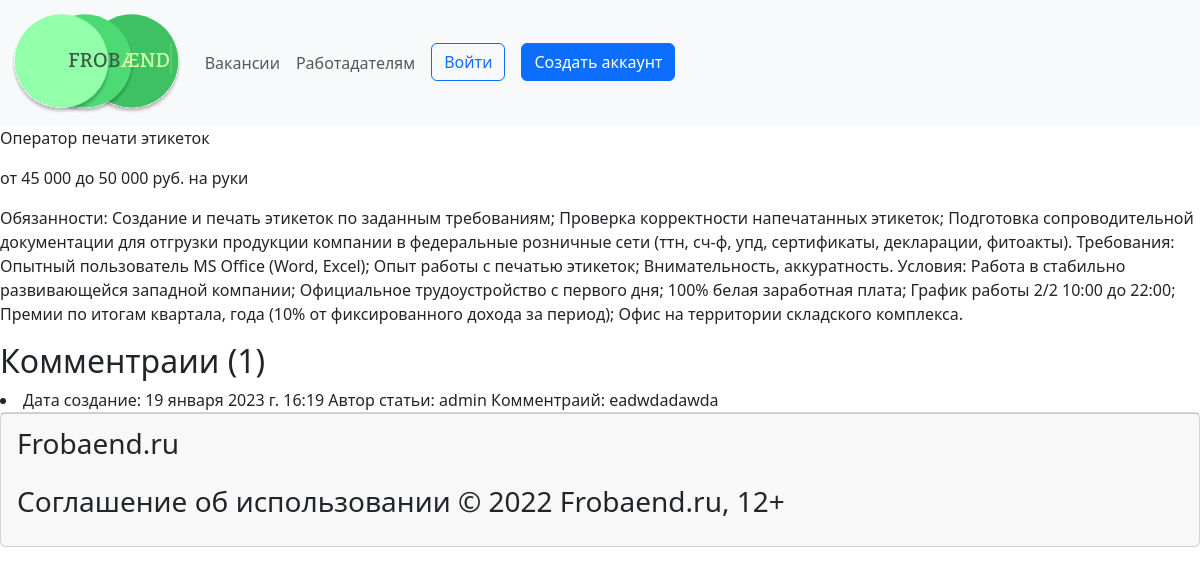
The page /vacanse/12 on the database its author committed.
### main/models.py (models this page shows, shortened)
class Articl(models.Model):
    title = models.CharField('Название' , max_length=50)
    info = models.CharField('Информация' , max_length=250)
    full_text = models.TextField('Текст')
    is_published = models.BooleanField(default = True , verbose_name = 'Публикация')
    data = models.DateTimeField('Дата публикации')
    cat = models.ForeignKey(Category, on_delete=models.CASCADE, verbose_name="Категория", blank=True, null=True, related_name="cat_Category")
    place_of_job = models.ForeignKey(Place, on_delete=models.CASCADE, verbose_name="Место работы", blank=True, null=True, related_name="place_Job")
    history = HistoricalRecords()
    class Meta:
        verbose_name = 'Вакансия'
        verbose_name_plural = 'Вакансии'
        ordering = ['-data']

class Comments(models.Model):
    article = models.ForeignKey(Articl, on_delete=models.CASCADE, verbose_name="Вакансия", blank=True, null=True, related_name="comments_Articl")
    author = models.ForeignKey(User, on_delete=models.CASCADE, verbose_name="Автор комментария", blank=True, null=True)
    data = models.DateTimeField('Дата публикации', auto_now=True)
    text = models.TextField('Текст комментария')
    status = models.BooleanField('Видимость отзыва', default=False)
    history = HistoricalRecords()
    def __str__(self):
        return self.text
    class Meta:
        verbose_name = 'Коментарий'
        verbose_name_plural = 'Коментарии'
        ordering = ['-data']

### main/views.py (the view, shortened to what this page needs)
# urls.py: path('vacanse/<int:pk>' , views.VacanseDetailView.as_view() , name = 'vacase-detail'),
class VacanseDetailView(DetailView, FormMixin):
    model = Articl
    template_name = 'main/vacansePodrobno.html'
    context_object_name = 'articles'
    form_class = CommentForm

### main/templates/main/vacansePodrobno.html (shortened to what this page needs)
{% extends 'main/layout.html' %}
{%block content%}
<main class="main">
    <section class="all-info-vacanse">
        <div class="wrapper">
            <div class="vacanses__box">
                <p class="vacanse__headding">{{ articles.title }}</p>
                <p class="vacanse__mini-info">{{ articles.info }}</p>
                <p class="vacanse__main-text">{{ articles.full_text }}</p>
            </div>
            <div class="comments">
                <h2>Комментраии ({{articles.comments_Articl.all.count}})</h2>
                <div class="comments__list">
                    {% for item in articles.comments_Articl.all%}
                        <li>
                            Дата создание: {{item.data}}
                            Автор статьи: {{item.author}}
                            Комментраий: {{item.text}}
                        </li>
                    {% endfor %}
                </div>
            </div>
        </div>
    </section>
</main>
{%endblock%}

### rows shown on the page
Articl: title "Оператор печати этикеток", info "от 45 000 до 50 000 руб. на руки", full_text "Обязанности: Создание и печать этикеток по заданным требованиям; Проверка корректности напечатанных этикеток; Подготовка сопроводительной документации для отгрузки продукции компании в федеральные розничные сети (ттн, сч-ф, упд, сертификаты, декларации, фитоакты). Требования: Опытный пользователь MS Office (Word, Excel); Опыт работы с печатью этикеток; Внимательность, аккуратность. Условия: Работа в стабильно развивающейся западной компании; Официальное трудоустройство с первого дня; 100% белая заработная плата; График работы 2/2 10:00 до 22:00; Премии по итогам квартала, года (10% от фиксированного дохода за период); Офис на территории складского комплекса.", comments_Articl.all.count "1"
Comments: data "19 января 2023 г. 16:19", author "admin", text "eadwdadawda"
